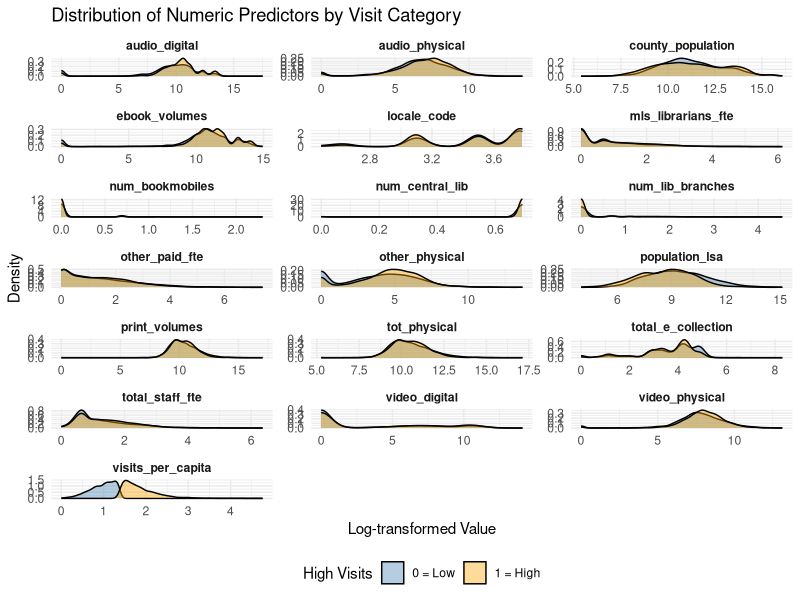
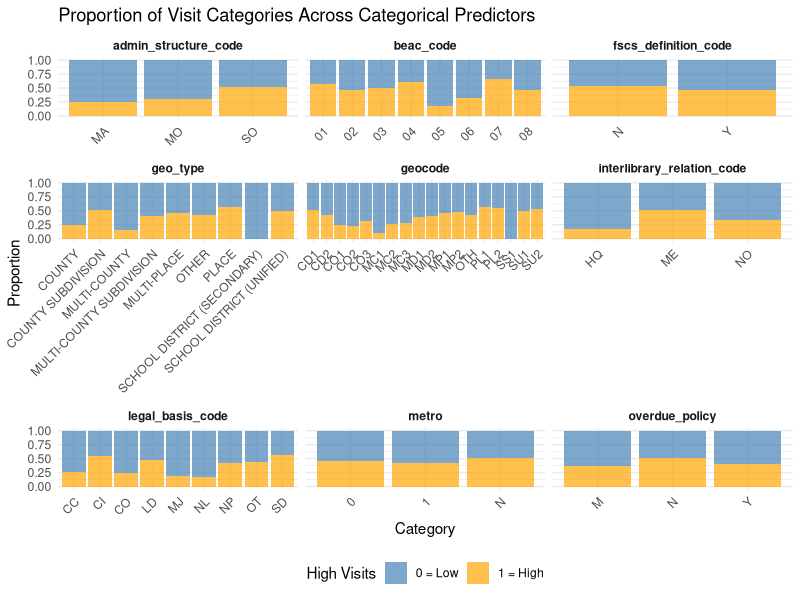

Write the R code that produced these figures, in order.
## ---- chunk 1
library(tidyverse)
df_clean <- read_csv("cleaned_data/cleaned_data.csv")

set.seed(1)

sample_index <- sample(seq_len(nrow(df_clean)), size = 0.8 * nrow(df_clean))

df_clean_train <- df_clean[sample_index, ]
df_clean_test  <- df_clean[-sample_index, ]

## ---- chunk 2
library(ggplot2)
library(tidyverse)

# Log-transform numeric predictors
df_log <- df_clean %>%
  mutate(across(where(is.numeric) & !matches("visits_per_capita_binary"),
                ~ log(. + 1)))

# Convert to long format for easy faceting
df_long <- df_log %>%
  pivot_longer(
    cols = where(is.numeric) & !matches("visits_per_capita_binary"),
    names_to = "variable",
    values_to = "value"
  )

# Faceted density plots
ggplot(df_long, aes(x = value, fill = factor(visits_per_capita_binary))) +
  geom_density(alpha = 0.4) +
  facet_wrap(~ variable, scales = "free", ncol = 3) +
  scale_fill_manual(
    values = c("steelblue", "orange"),
    name = "High Visits",
    labels = c("0 = Low", "1 = High")
  ) +
  labs(
    title = "Distribution of Numeric Predictors by Visit Category",
    x = "Log-transformed Value",
    y = "Density"
  ) +
  theme_minimal(base_size = 11) +
  theme(
    legend.position = "bottom",
    strip.text = element_text(face = "bold")
  )

# Select categorical (non-numeric) variables
df_cat <- df_clean %>%
  select(where(~ !is.numeric(.))) %>%
  mutate(visits_per_capita_binary = df_clean$visits_per_capita_binary)

# Convert to long format
df_cat_long <- df_cat %>%
  pivot_longer(
    cols = -visits_per_capita_binary,
    names_to = "variable",
    values_to = "category"
  )

# Faceted bar plots
ggplot(df_cat_long, aes(x = category, fill = factor(visits_per_capita_binary))) +
  geom_bar(position = "fill",alpha = 0.7) +  # "fill" shows proportions (0–1)
  facet_wrap(~ variable, scales = "free_x", ncol = 3) +
  scale_fill_manual(
    values = c("steelblue", "orange"),
    name = "High Visits",
    labels = c("0 = Low", "1 = High")
  ) +
  labs(
    title = "Proportion of Visit Categories Across Categorical Predictors",
    x = "Category",
    y = "Proportion"
  ) +
  theme_minimal(base_size = 11) +
  theme(
    legend.position = "bottom",
    strip.text = element_text(face = "bold"),
    axis.text.x = element_text(angle = 45, hjust = 1)
  )

